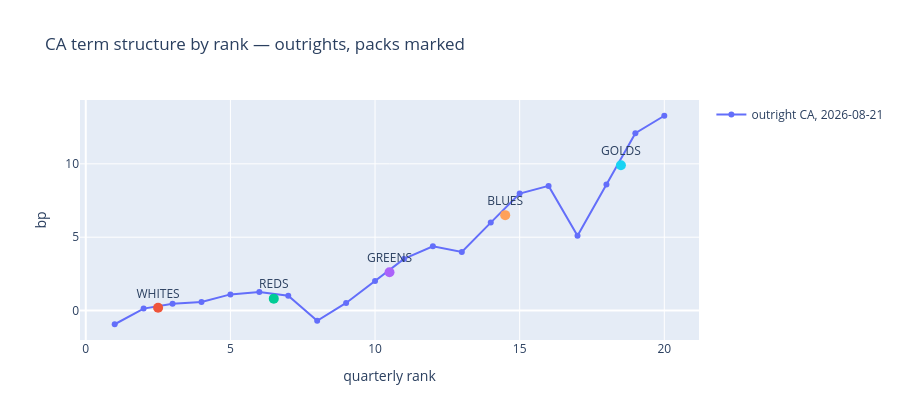

Notebook cell for this chart:
### Markdown cell above
## 6. The pictures

### Code cell
ranks = [f"SFR{i}" for i in range(1, 21)]
term = pd.Series({i: settle_ca[f"SFR{i}"] for i in range(1, 21)})
fig = go.Figure()
fig.add_trace(go.Scatter(x=term.index, y=term.to_numpy(), mode="lines+markers",
                         name=f"outright CA, {LAST.date()}"))
for lab, rank in (("WHITES", 2.5), ("REDS", 6.5), ("GREENS", 10.5),
                  ("BLUES", 14.5), ("GOLDS", 18.5)):
    fig.add_trace(go.Scatter(x=[rank], y=[settle_ca[lab]], mode="markers+text",
                             text=[lab], textposition="top center",
                             marker={"size": 10}, showlegend=False))
fig.update_layout(title="CA term structure by rank — outrights, packs marked",
                  xaxis_title="quarterly rank", yaxis_title="bp", height=420)
fig.show()

### Figure 1 — Plotly figure (JSON) as saved in the notebook; plotly's stock layout.template omitted (floating-point values rounded to 4 significant figures)
{"data": [{"mode": "lines+markers", "name": "outright CA, 2026-08-21", "type": "scatter", "x": [1, 2, 3, 4, 5, 6, 7, 8, 9, 10, 11, 12, 13, 14, 15, 16, 17, 18, 19, 20], "y": [-0.9339, 0.1323, 0.4685, 0.5786, 1.102, 1.261, 1.011, -0.7029, 0.5196, 2.02, 3.52, 4.381, 3.993, 5.993, 7.97, 8.498, 5.091, 8.591, 12.09, 13.28]}, {"marker": {"size": 10}, "mode": "markers+text", "showlegend": false, "text": ["WHITES"], "textposition": "top center", "type": "scatter", "x": [2.5], "y": [0.1885]}, {"marker": {"size": 10}, "mode": "markers+text", "showlegend": false, "text": ["REDS"], "textposition": "top center", "type": "scatter", "x": [6.5], "y": [0.8101]}, {"marker": {"size": 10}, "mode": "markers+text", "showlegend": false, "text": ["GREENS"], "textposition": "top center", "type": "scatter", "x": [10.5], "y": [2.612]}, {"marker": {"size": 10}, "mode": "markers+text", "showlegend": false, "text": ["BLUES"], "textposition": "top center", "type": "scatter", "x": [14.5], "y": [6.502]}, {"marker": {"size": 10}, "mode": "markers+text", "showlegend": false, "text": ["GOLDS"], "textposition": "top center", "type": "scatter", "x": [18.5], "y": [9.899]}], "layout": {"height": 420, "title": {"text": "CA term structure by rank — outrights, packs marked"}, "xaxis": {"title": {"text": "quarterly rank"}}, "yaxis": {"title": {"text": "bp"}}}}
